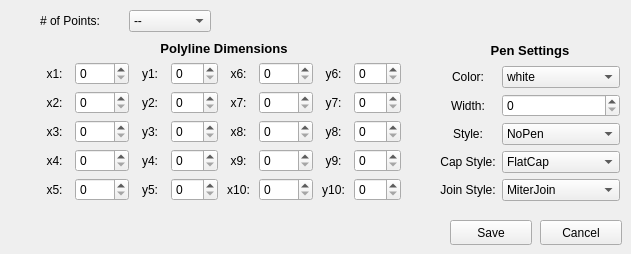
          <widget class="QWidget" name="editPolyline">
           <widget class="QPushButton" name="editPolylineCancel">
            <property name="geometry">
             <rect>
              <x>540</x>
              <y>220</y>
              <width>82</width>
              <height>25</height>
             </rect>
            </property>
            <property name="text">
             <string>Cancel</string>
            </property>
           </widget>
           <widget class="QPushButton" name="editPolylineSave">
            <property name="geometry">
             <rect>
              <x>450</x>
              <y>220</y>
              <width>82</width>
              <height>25</height>
             </rect>
            </property>
            <property name="text">
             <string>Save</string>
            </property>
           </widget>
           <widget class="QWidget" name="layoutWidget_59">
            <property name="geometry">
             <rect>
              <x>440</x>
              <y>40</y>
              <width>180</width>
              <height>161</height>
             </rect>
            </property>
            <layout class="QGridLayout" name="editPolylinePenSettings">
             <item row="1" column="0">
              <widget class="QLabel" name="label_333">
               <property name="text">
                <string>Color:</string>
               </property>
               <property name="alignment">
                <set>Qt::AlignCenter</set>
               </property>
              </widget>
             </item>
             <item row="1" column="1">
              <widget class="QComboBox" name="editPolylinePenColor">
               <item>
                <property name="text">
                 <string>white</string>
                </property>
               </item>
               <item>
                <property name="text">
                 <string>black</string>
                </property>
               </item>
               <item>
                <property name="text">
                 <string>red</string>
                </property>
               </item>
               <item>
                <property name="text">
                 <string>green</string>
                </property>
               </item>
               <item>
                <property name="text">
                 <string>blue</string>
                </property>
               </item>
               <item>
                <property name="text">
                 <string>cyan</string>
                </property>
               </item>
               <item>
                <property name="text">
                 <string>magenta</string>
                </property>
               </item>
               <item>
                <property name="text">
                 <string>yellow</string>
                </property>
               </item>
               <item>
                <property name="text">
                 <string>gray</string>
                </property>
               </item>
              </widget>
             </item>
             <item row="2" column="1">
              <widget class="QSpinBox" name="editPolylinePenWidth">
               <property name="maximum">
                <number>20</number>
               </property>
              </widget>
             </item>
             <item row="2" column="0">
              <widget class="QLabel" name="label_334">
               <property name="text">
                <string>Width:</string>
               </property>
               <property name="alignment">
                <set>Qt::AlignCenter</set>
               </property>
              </widget>
             </item>
             <item row="3" column="0">
              <widget class="QLabel" name="label_335">
               <property name="text">
                <string>Style:</string>
               </property>
               <property name="alignment">
                <set>Qt::AlignCenter</set>
               </property>
              </widget>
             </item>
             <item row="4" column="1">
              <widget class="QComboBox" name="editPolylineCapStyle">
               <item>
                <property name="text">
                 <string>FlatCap</string>
                </property>
               </item>
               <item>
                <property name="text">
                 <string>SquareCap</string>
                </property>
               </item>
               <item>
                <property name="text">
                 <string>RoundCap</string>
                </property>
               </item>
              </widget>
             </item>
             <item row="5" column="0">
              <widget class="QLabel" name="label_336">
               <property name="text">
                <string>Join Style:</string>
               </property>
               <property name="alignment">
                <set>Qt::AlignCenter</set>
               </property>
              </widget>
             </item>
             <item row="4" column="0">
              <widget class="QLabel" name="label_337">
               <property name="text">
                <string>Cap Style:</string>
               </property>
               <property name="alignment">
                <set>Qt::AlignCenter</set>
               </property>
              </widget>
             </item>
             <item row="0" column="0" colspan="2">
              <widget class="QLabel" name="label_338">
               <property name="font">
                <font>
                 <pointsize>10</pointsize>
                 <weight>75</weight>
                 <bold>true</bold>
                </font>
               </property>
               <property name="text">
                <string>Pen Settings</string>
               </property>
               <property name="alignment">
                <set>Qt::AlignCenter</set>
               </property>
              </widget>
             </item>
             <item row="5" column="1">
              <widget class="QComboBox" name="editPolylineJoinStyle">
               <item>
                <property name="text">
                 <string>MiterJoin</string>
                </property>
               </item>
               <item>
                <property name="text">
                 <string>BevelJoin</string>
                </property>
               </item>
               <item>
                <property name="text">
                 <string>RoundJoin</string>
                </property>
               </item>
              </widget>
             </item>
             <item row="3" column="1">
              <widget class="QComboBox" name="editPolylinePenStyle">
               <item>
                <property name="text">
                 <string>NoPen</string>
                </property>
               </item>
               <item>
                <property name="text">
                 <string>SolidLine</string>
                </property>
               </item>
               <item>
                <property name="text">
                 <string>DashLine</string>
                </property>
               </item>
               <item>
                <property name="text">
                 <string>DotLine</string>
                </property>
               </item>
               <item>
                <property name="text">
                 <string>DashDotLine</string>
                </property>
               </item>
               <item>
                <property name="text">
                 <string>DashDotDotLine</string>
                </property>
               </item>
              </widget>
             </item>
            </layout>
           </widget>
           <widget class="QWidget" name="layoutWidget_6">
            <property name="geometry">
             <rect>
              <x>40</x>
              <y>40</y>
              <width>361</width>
              <height>161</height>
             </rect>
            </property>
            <layout class="QGridLayout" name="editPolylineDimensions">
             <item row="1" column="1">
              <widget class="QSpinBox" name="editPolylinex1">
               <property name="maximum">
                <number>1000</number>
               </property>
              </widget>
             </item>
             <item row="1" column="3">
              <widget class="QSpinBox" name="editPolyliney1">
               <property name="maximum">
                <number>500</number>
               </property>
              </widget>
             </item>
             <item row="1" column="5">
              <widget class="QSpinBox" name="editPolylinex6">
               <property name="maximum">
                <number>1000</number>
               </property>
              </widget>
             </item>
             <item row="1" column="7">
              <widget class="QSpinBox" name="editPolyliney6">
               <property name="maximum">
                <number>500</number>
               </property>
              </widget>
             </item>
             <item row="2" column="0">
              <widget class="QLabel" name="x2Label_3">
               <property name="text">
                <string>x2:</string>
               </property>
               <property name="alignment">
                <set>Qt::AlignCenter</set>
               </property>
              </widget>
             </item>
             <item row="2" column="1">
              <widget class="QSpinBox" name="editPolylinex2">
               <property name="alignment">
                <set>Qt::AlignLeading|Qt::AlignLeft|Qt::AlignVCenter</set>
               </property>
               <property name="maximum">
                <number>1000</number>
               </property>
              </widget>
             </item>
             <item row="1" column="0">
              <widget class="QLabel" name="x1Label_3">
               <property name="text">
                <string>x1:</string>
               </property>
               <property name="alignment">
                <set>Qt::AlignCenter</set>
               </property>
              </widget>
             </item>
             <item row="2" column="2">
              <widget class="QLabel" name="y2Label_3">
               <property name="text">
                <string>y2:</string>
               </property>
               <property name="alignment">
                <set>Qt::AlignCenter</set>
               </property>
              </widget>
             </item>
             <item row="2" column="3">
              <widget class="QSpinBox" name="editPolyliney2">
               <property name="maximum">
                <number>500</number>
               </property>
              </widget>
             </item>
             <item row="2" column="4">
              <widget class="QLabel" name="x7Label_3">
               <property name="text">
                <string>x7:</string>
               </property>
               <property name="alignment">
                <set>Qt::AlignCenter</set>
               </property>
              </widget>
             </item>
             <item row="1" column="4">
              <widget class="QLabel" name="x6Label_3">
               <property name="text">
                <string>x6:</string>
               </property>
               <property name="alignment">
                <set>Qt::AlignCenter</set>
               </property>
              </widget>
             </item>
             <item row="2" column="5">
              <widget class="QSpinBox" name="editPolylinex7">
               <property name="maximum">
                <number>1000</number>
               </property>
              </widget>
             </item>
             <item row="2" column="6">
              <widget class="QLabel" name="y7Label_3">
               <property name="text">
                <string>y7:</string>
               </property>
               <property name="alignment">
                <set>Qt::AlignCenter</set>
               </property>
              </widget>
             </item>
             <item row="1" column="2">
              <widget class="QLabel" name="y1Label_3">
               <property name="text">
                <string>y1:</string>
               </property>
               <property name="alignment">
                <set>Qt::AlignCenter</set>
               </property>
              </widget>
             </item>
             <item row="1" column="6">
              <widget class="QLabel" name="y6Label_3">
               <property name="text">
                <string>y6:</string>
               </property>
               <property name="alignment">
                <set>Qt::AlignCenter</set>
               </property>
              </widget>
             </item>
             <item row="4" column="5">
              <widget class="QSpinBox" name="editPolylinex9">
               <property name="maximum">
                <number>1000</number>
               </property>
              </widget>
             </item>
             <item row="4" column="6">
              <widget class="QLabel" name="y9Label_3">
               <property name="text">
                <string>y9:</string>
               </property>
               <property name="alignment">
                <set>Qt::AlignCenter</set>
               </property>
              </widget>
             </item>
             <item row="4" column="4">
              <widget class="QLabel" name="x9Label_3">
               <property name="text">
                <string>x9:</string>
               </property>
               <property name="alignment">
                <set>Qt::AlignCenter</set>
               </property>
              </widget>
             </item>
             <item row="3" column="3">
              <widget class="QSpinBox" name="editPolyliney3">
               <property name="maximum">
                <number>500</number>
               </property>
              </widget>
             </item>
             <item row="4" column="7">
              <widget class="QSpinBox" name="editPolyliney9">
               <property name="maximum">
                <number>500</number>
               </property>
              </widget>
             </item>
             <item row="5" column="1">
              <widget class="QSpinBox" name="editPolylinex5">
               <property name="maximum">
                <number>1000</number>
               </property>
              </widget>
             </item>
             <item row="5" column="2">
              <widget class="QLabel" name="y5Label_3">
               <property name="text">
                <string>y5:</string>
               </property>
               <property name="alignment">
                <set>Qt::AlignCenter</set>
               </property>
              </widget>
             </item>
             <item row="5" column="4">
              <widget class="QLabel" name="x10Label_3">
               <property name="text">
                <string>x10:</string>
               </property>
               <property name="alignment">
                <set>Qt::AlignCenter</set>
               </property>
              </widget>
             </item>
             <item row="3" column="7">
              <widget class="QSpinBox" name="editPolyliney8">
               <property name="maximum">
                <number>500</number>
               </property>
              </widget>
             </item>
             <item row="5" column="0">
              <widget class="QLabel" name="x5Label_3">
               <property name="text">
                <string>x5:</string>
               </property>
               <property name="alignment">
                <set>Qt::AlignCenter</set>
               </property>
              </widget>
             </item>
             <item row="5" column="3">
              <widget class="QSpinBox" name="editPolyliney5">
               <property name="maximum">
                <number>500</number>
               </property>
              </widget>
             </item>
             <item row="3" column="1">
              <widget class="QSpinBox" name="editPolylinex3">
               <property name="enabled">
                <bool>true</bool>
               </property>
               <property name="maximum">
                <number>1000</number>
               </property>
              </widget>
             </item>
             <item row="4" column="1">
              <widget class="QSpinBox" name="editPolylinex4">
               <property name="maximum">
                <number>1000</number>
               </property>
              </widget>
             </item>
             <item row="5" column="6">
              <widget class="QLabel" name="y10Label_3">
               <property name="text">
                <string>y10:</string>
               </property>
               <property name="alignment">
                <set>Qt::AlignCenter</set>
               </property>
              </widget>
             </item>
             <item row="2" column="7">
              <widget class="QSpinBox" name="editPolyliney7">
               <property name="maximum">
                <number>500</number>
               </property>
              </widget>
             </item>
             <item row="4" column="2">
              <widget class="QLabel" name="y4Label_3">
               <property name="text">
                <string>y4:</string>
               </property>
               <property name="alignment">
                <set>Qt::AlignCenter</set>
               </property>
              </widget>
             </item>
             <item row="3" column="5">
              <widget class="QSpinBox" name="editPolylinex8">
               <property name="maximum">
                <number>1000</number>
               </property>
              </widget>
             </item>
             <item row="4" column="0">
              <widget class="QLabel" name="x4Label_3">
               <property name="text">
                <string>x4:</string>
               </property>
               <property name="alignment">
                <set>Qt::AlignCenter</set>
               </property>
              </widget>
             </item>
             <item row="5" column="5">
              <widget class="QSpinBox" name="editPolylinex10">
               <property name="maximum">
                <number>1000</number>
               </property>
              </widget>
             </item>
             <item row="5" column="7">
              <widget class="QSpinBox" name="editPolyliney10">
               <property name="maximum">
                <number>500</number>
               </property>
              </widget>
             </item>
             <item row="4" column="3">
              <widget class="QSpinBox" name="editPolyliney4">
               <property name="maximum">
                <number>500</number>
               </property>
              </widget>
             </item>
             <item row="3" column="0">
              <widget class="QLabel" name="x3Label_3">
               <property name="text">
                <string>x3:</string>
               </property>
               <property name="alignment">
                <set>Qt::AlignCenter</set>
               </property>
              </widget>
             </item>
             <item row="3" column="2">
              <widget class="QLabel" name="y3Label_3">
               <property name="text">
                <string>y3:</string>
               </property>
               <property name="alignment">
                <set>Qt::AlignCenter</set>
               </property>
              </widget>
             </item>
             <item row="3" column="6">
              <widget class="QLabel" name="y8Label_3">
               <property name="text">
                <string>y8:</string>
               </property>
               <property name="alignment">
                <set>Qt::AlignCenter</set>
               </property>
              </widget>
             </item>
             <item row="3" column="4">
              <widget class="QLabel" name="x8Label_3">
               <property name="text">
                <string>x8:</string>
               </property>
               <property name="alignment">
                <set>Qt::AlignCenter</set>
               </property>
              </widget>
             </item>
             <item row="0" column="2" colspan="4">
              <widget class="QLabel" name="label_274">
               <property name="font">
                <font>
                 <pointsize>10</pointsize>
                 <weight>75</weight>
                 <bold>true</bold>
                </font>
               </property>
               <property name="text">
                <string>Polyline Dimensions</string>
               </property>
               <property name="alignment">
                <set>Qt::AlignCenter</set>
               </property>
              </widget>
             </item>
            </layout>
           </widget>
           <widget class="QWidget" name="layoutWidget_8">
            <property name="geometry">
             <rect>
              <x>40</x>
              <y>10</y>
              <width>171</width>
              <height>22</height>
             </rect>
            </property>
            <layout class="QGridLayout" name="editPolylineGetPoints">
             <item row="0" column="1">
              <widget class="QComboBox" name="editPolylineNumPoints">
               <item>
                <property name="text">
                 <string>--</string>
                </property>
               </item>
               <item>
                <property name="text">
                 <string>2</string>
                </property>
               </item>
               <item>
                <property name="text">
                 <string>3</string>
                </property>
               </item>
               <item>
                <property name="text">
                 <string>4</string>
                </property>
               </item>
               <item>
                <property name="text">
                 <string>5</string>
                </property>
               </item>
               <item>
                <property name="text">
                 <string>6</string>
                </property>
               </item>
               <item>
                <property name="text">
                 <string>7</string>
                </property>
               </item>
               <item>
                <property name="text">
                 <string>8</string>
                </property>
               </item>
               <item>
                <property name="text">
                 <string>9</string>
                </property>
               </item>
               <item>
                <property name="text">
                 <string>10</string>
                </property>
               </item>
              </widget>
             </item>
             <item row="0" column="0">
              <widget class="QLabel" name="editPolylineNumPointsLabel">
               <property name="text">
                <string># of Points:</string>
               </property>
              </widget>
             </item>
            </layout>
           </widget>
          </widget>
